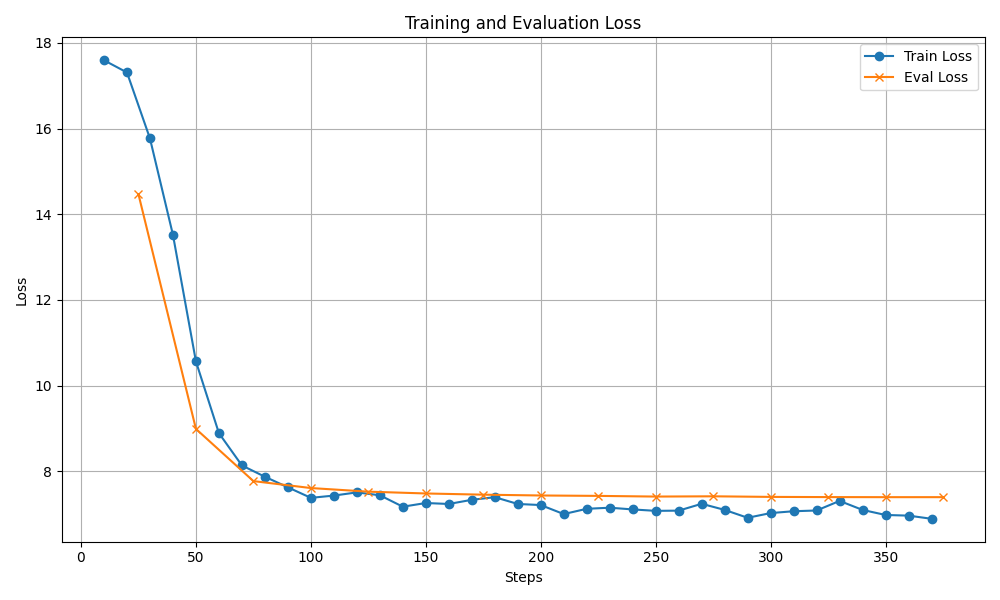

Reproduce this figure in Python.
import matplotlib.pyplot as plt
import json
import glob
# === Построение графика обучения ===

def load_loss_logs(log_dir):
    log_files = sorted(glob.glob(f"{log_dir}/events.*"))
    if not log_files:
        print("Логи не найдены")
        return [], []

    from tensorboard.backend.event_processing import event_accumulator

    event_acc = event_accumulator.EventAccumulator(log_dir)
    event_acc.Reload()

    steps = []
    train_losses = []
    eval_losses = []

    if "train/loss" in event_acc.Tags()["scalars"]:
        for event in event_acc.Scalars("train/loss"):
            steps.append(event.step)
            train_losses.append(event.value)

    if "eval/loss" in event_acc.Tags()["scalars"]:
        eval_steps = []
        for event in event_acc.Scalars("eval/loss"):
            eval_steps.append(event.step)
            eval_losses.append(event.value)

    return steps, train_losses, eval_steps, eval_losses

steps, train_losses, eval_steps, eval_losses = [], [], [], []

try:
    steps, train_losses, eval_steps, eval_losses = load_loss_logs("logs")
except Exception as e:
    print("Ошибка при чтении логов:", e)

# Построение графика
plt.figure(figsize=(10, 6))
if train_losses:
    plt.plot(steps, train_losses, label="Train Loss", marker='o')
if eval_losses:
    plt.plot(eval_steps, eval_losses, label="Eval Loss", marker='x')

plt.xlabel("Steps")
plt.ylabel("Loss")
plt.title("Training and Evaluation Loss")
plt.legend()
plt.grid(True)
plt.tight_layout()
plt.savefig("loss_plot.png")
plt.show()
